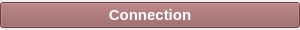
<?xml version="1.0" encoding="UTF-8"?>
<ui version="4.0">
 <class>Form</class>
 <widget class="QWidget" name="Form">
  <property name="geometry">
   <rect>
    <x>0</x>
    <y>0</y>
    <width>300</width>
    <height>30</height>
   </rect>
  </property>
  <property name="sizePolicy">
   <sizepolicy hsizetype="Minimum" vsizetype="Fixed">
    <horstretch>0</horstretch>
    <verstretch>0</verstretch>
   </sizepolicy>
  </property>
  <property name="minimumSize">
   <size>
    <width>300</width>
    <height>30</height>
   </size>
  </property>
  <property name="maximumSize">
   <size>
    <width>16777215</width>
    <height>30</height>
   </size>
  </property>
  <property name="windowTitle">
   <string>Form</string>
  </property>
  <layout class="QGridLayout" name="gridLayout">
   <property name="leftMargin">
    <number>0</number>
   </property>
   <property name="topMargin">
    <number>0</number>
   </property>
   <property name="rightMargin">
    <number>0</number>
   </property>
   <property name="bottomMargin">
    <number>0</number>
   </property>
   <property name="spacing">
    <number>0</number>
   </property>
   <item row="0" column="0">
    <widget class="QPushButton" name="LP_Button">
     <property name="sizePolicy">
      <sizepolicy hsizetype="Preferred" vsizetype="Fixed">
       <horstretch>0</horstretch>
       <verstretch>0</verstretch>
      </sizepolicy>
     </property>
     <property name="font">
      <font>
       <family>Arial</family>
       <pointsize>11</pointsize>
       <weight>75</weight>
       <bold>true</bold>
      </font>
     </property>
     <property name="cursor">
      <cursorShape>ArrowCursor</cursorShape>
     </property>
     <property name="mouseTracking">
      <bool>false</bool>
     </property>
     <property name="focusPolicy">
      <enum>Qt::ClickFocus</enum>
     </property>
     <property name="contextMenuPolicy">
      <enum>Qt::ActionsContextMenu</enum>
     </property>
     <property name="toolTip">
      <string/>
     </property>
     <property name="autoFillBackground">
      <bool>false</bool>
     </property>
     <property name="styleSheet">
      <string notr="true">QPushButton::hover
{
   background-color: #d97f7f;
   color:#000000 ;
   
}

QPushButton
{
background-color: #925a5b;
color:#ffffff;

}

</string>
     </property>
     <property name="text">
      <string>Connection</string>
     </property>
     <property name="shortcut">
      <string>Ctrl+Shift+C</string>
     </property>
     <property name="autoDefault">
      <bool>true</bool>
     </property>
     <property name="default">
      <bool>false</bool>
     </property>
     <property name="flat">
      <bool>false</bool>
     </property>
    </widget>
   </item>
  </layout>
 </widget>
 <resources/>
 <connections/>
</ui>
